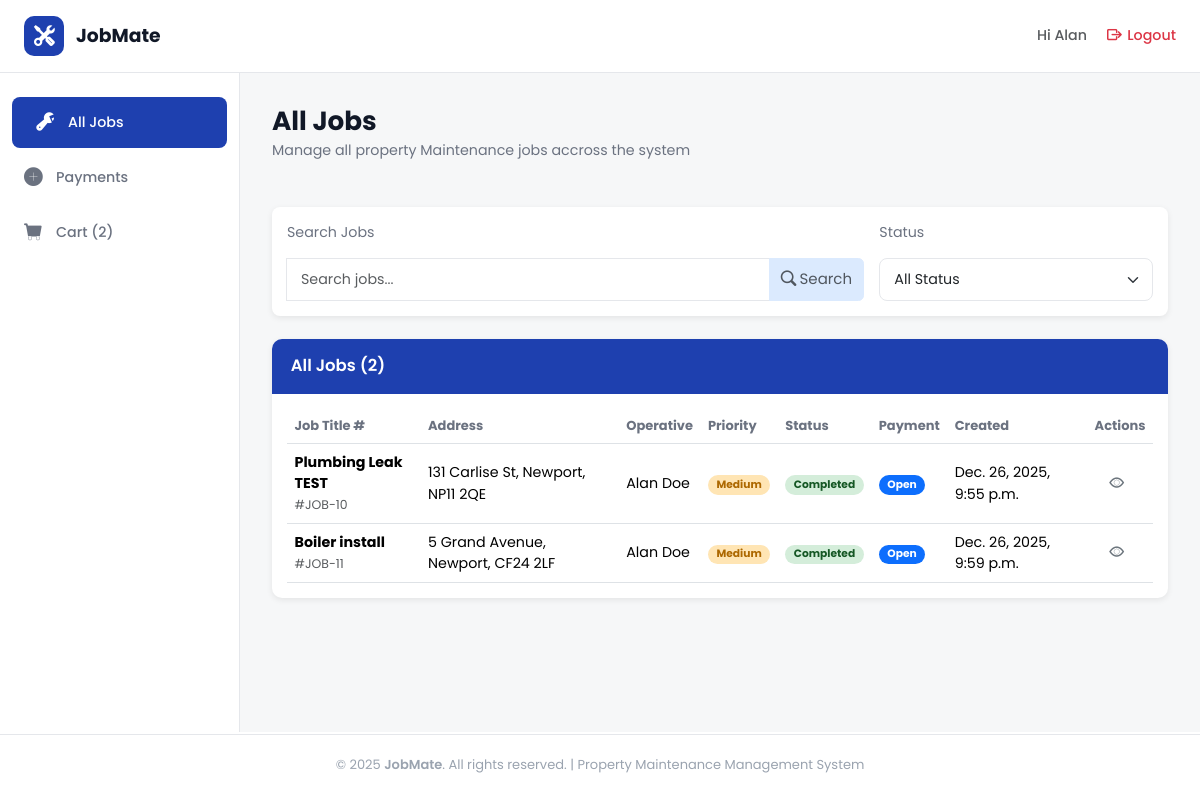
Screenshot of /jobs/all_jobs/ (signed in) with the database file from the repository.
### jobs/models.py (models this page shows, shortened)
class Job(models.Model):
    PRIORITY_CHOICES = [
        ('high', 'High'),
        ('medium', 'Medium'),
        ('low', 'Low'),
    ]
    CATEGORY_CHOICES = [
        ('plumbing', 'Plumbing'),
        ('heating', 'Heating'),
        ('electrical', 'Electrical'),
    ]
    STATUS_CHOICES = [
        ("pending", "Pending"),
        ("in_progress", "In Progress"),
        ("completed", "Completed"),
        ("cancelled", "Cancelled"),
    ]
    job_title = models.CharField(max_length=100)
    property_owner = models.CharField(max_length=100)
    address = models.CharField(max_length=200)
    city = models.CharField(max_length=100)
    post_code = models.CharField(max_length=20)
    tenant_name = models.CharField(
        max_length=100,
        null=True,
        blank=True
    )
    tenant_phone = models.CharField(
        max_length=20,
        null=True,
        blank=True
    )
    tenant_email = models.EmailField(
        max_length=254,
        null=True,
        blank=True
    )
    priority = models.CharField(
        max_length=20,
        choices=PRIORITY_CHOICES,
        default='medium'
    )
    category = models.CharField(
        max_length=20,
        choices=CATEGORY_CHOICES
    )
    status = models.CharField(
        max_length=20,
        choices=STATUS_CHOICES,
        default="pending"
    )
    description = models.TextField()
    created_at = models.DateTimeField(auto_now_add=True)
    updated_at = models.DateTimeField(auto_now=True)
    due_date = models.DateField()
    estimated_hours = models.DecimalField(
        max_digits=4,
        decimal_places=1,
        null=True,
        blank=True
    )
    job_cost = models.DecimalField(
        max_digits=10,
        decimal_places=2,
        null=True,
        blank=True
    )
    assigned_operative = models.ForeignKey(
        User,
        on_delete=models.SET_NULL,
        null=True,
        blank=True,
        related_name="assigned_jobs"
    )

### cart/models.py (models this page shows, shortened)
class Transaction(models.Model):
    STATUS_CHOICES = [
        ("open", "Open"),
        ("paid", "Paid"),
        ("failed", "Failed"),
        ("cancelled", "Cancelled"),
    ]
    transaction_id = models.UUIDField(
        default=uuid.uuid4,
        editable=False,
        unique=True
    )
    user = models.ForeignKey(
        settings.AUTH_USER_MODEL,
        on_delete=models.CASCADE,
        related_name="transactions"
    )
    job = models.ForeignKey(
        Job,
        on_delete=models.SET_NULL,
        null=True,
        blank=True,
        related_name="transactions"
    )
    status = models.CharField(
        max_length=20,
        choices=STATUS_CHOICES,
        default="open"
    )
    base_cost = models.DecimalField(max_digits=10, decimal_places=2, default=0)
    adjustment = models.DecimalField(max_digits=10, decimal_places=2, default=0)
    actual_cost = models.DecimalField(max_digits=10, decimal_places=2, default=0)
    subtotal = models.DecimalField(max_digits=10, decimal_places=2, default=0)
    service_fee = models.DecimalField(max_digits=10, decimal_places=2, default=0)
    vat = models.DecimalField(max_digits=10, decimal_places=2, default=0)
    total = models.DecimalField(max_digits=10, decimal_places=2, default=0)
    created_at = models.DateTimeField(auto_now_add=True)
    paid_at = models.DateTimeField(null=True, blank=True)

### jobs/views.py (the view)
# urls.py: path('all_jobs/', views.all_jobs, name='all_jobs'),
@login_required
def all_jobs(request):
    user = request.user
    search_query = request.GET.get("search_term")
    status_filter = request.GET.get("status_filter")
    if user.profile.role != "Admin":
        job_list = Job.objects.filter(assigned_operative=user)
    else:
        job_list = Job.objects.all()
    if search_query:
        job_list = job_list.filter(
            Q(job_title__icontains=search_query) |
            Q(address__icontains=search_query) |
            Q(city__icontains=search_query) |
            Q(post_code__icontains=search_query))
    if status_filter:
        job_list = job_list.filter(status=status_filter)
    for job in job_list:
        transaction = (
            Transaction.objects
            .filter(job=job)
            .order_by("-created_at")
            .first()
        )
        job.payment_status = transaction.status if transaction else None
    return render(request, 'all_jobs.html', {"job_list": job_list, "status_filter": status_filter, "search_query": search_query})

### cart/context_processors.py (called while the page is built)
def basket_item_count(request):
    if request.user.is_authenticated and request.user.profile.role == "Admin":
        count = Transaction.objects.filter(
            status="open").count()
    elif request.user.is_authenticated and request.user.profile.role != "Admin":
        count = Transaction.objects.filter(
            user=request.user,
            status="open").count()
    else:
        count = 0
    return {
        "basket_count": count
    }

### jobs/templates/all_jobs.html (shortened to what this page needs)
{% extends "dashboard_base.html" %}
{% load static %}
{% block content %}
<div class="heading-section d-flex flex-column justify-content-between flex-md-row">
  <div class="row">
    <h1 class="section-title">All Jobs</h1>
    <p class="section-subtitle">
      Manage all property Maintenance jobs accross the system
    </p>
  </div>
</div>
<div class="filter-container d-flex flex-grow-1 flex-column justify-content-between flex-md-row gap-3 mb-4 ">
  <div class="search-col col-8">
    <p class="section-subtitle">Search Jobs</p>
    <form class="input-group" method="GET">
      <input type="text" name="search_term" class="form-control" placeholder="Search jobs..." />
      <button type="submit" class="btn btn-secondary text-muted">
        <i class="bi bi-search me-1"></i>Search
      </button>
    </form>
  </div>
  <form class="col" method="GET">
    <p class="section-subtitle">Status</p>
    <select class="form-select" name="status_filter" onchange="this.form.submit()">
      <option value="">All Status</option>
    </select>
  </form>
</div>
  <div>
    <div class="table-container">
      <div class="table-header">All Jobs ({{ job_list.count }})</div>
      <div class="table-responsive p-3">
        <table class="table align-middle mb-0">
          <thead class="table-head">
            <tr>
              <th>Job Title #</th>
              <th>Address</th>
              <th>Operative</th>
              <th>Priority</th>
              <th>Status</th>
              <th>Payment</th>
              <th>Created</th>
              <th>Actions</th>
            </tr>
          </thead>
          <tbody>
            {% for job in job_list %}
            <tr class="test">
              <td data-label="Job Title">
                <strong>{{ job.job_title}}</strong><br /><small class="text-muted">#JOB-{{ job.id }}</small>
              </td>
              <td data-label="Address">{{ job.address }}, {{ job.city }}, {{ job.post_code }}</td>
              <td data-label="Operative">{{ job.assigned_operative.first_name }} {{ job.assigned_operative.last_name }}
              </td>
              <td data-label="Priority">
                <span class="badge badge-rounded
                {% if job.priority == 'high' %} badge-high
                {% elif job.priority == 'medium' %}badge-medium
                {% elif job.priority == 'low' %}badge-low
                {% endif %}">
                  {{ job.get_priority_display }}
                </span>
              </td>
              <td data-label="Status">
                <span class="badge badge-rounded
                {% if job.status == 'pending' %}badge-pending
                {% elif job.status == 'in_progress' %}badge-progress
                {% elif job.status == 'completed' %}badge-completed
                {% elif job.status == 'cancelled' %}bg-danger
                {% endif %} ">
                  {{ job.get_status_display }}
                </span>
              </td>
              <td data-label="Payment">
                <span class="badge badge-rounded
                {% if job.payment_status == 'paid' %}bd-success
                {% elif job.payment_status == 'open' %}bg-primary
                {% elif job.payment_status == 'failed' %}bg-danger
                {% elif job.payment_status == 'cancelled' %}bg-info
                {% else %}bg-secondary
                {% endif %}">
                 {{ job.payment_status|capfirst }}
                </span>
              </td>
              <td data-label="Created">{{ job.created_at}}</td>
              <td data-label="Actions">
                <div class="d-flex flex-row justify-content-around">
                  <a href="{% url 'jobs:job_detail' job_id=job.id %}" class="text-secondary me-2"><i
                      class="bi bi-eye"></i></a>
                </div>
              </td>
            </tr>
            {% empty %}
            <tr>
              <td colspan="8" class="text-danger">No jobs found!</td>
            </tr>
            {% endfor %}
          </tbody>
        </table>
      </div>
    </div>
  </div>
  {% endblock %}

### templates/dashboard_base.html (shortened to what this page needs)
{% extends "base.html" %}
{% load static %}
{% block body %}
<header class="top-header">
  <div class="logo-section">
    <a href="{% url 'home:home' %}">
      <div class="logo-icon">
        <i class="bi bi-tools"></i>
      </div>
      <span class="logo-text">JobMate</span>
    </a>
  </div>
  <div class="header-right">
    <div class="user-info">
      <a href="{% url 'users:profile_settings' %}" class="text-decoration-none text-muted"><span>Hi {% if request.user.is_authenticated and request.user.first_name == "" %}
        {{ request.user.username }}
        {% else %}
        {{request.user.first_name}}
        {% endif %}
      </span>
    </a>
    </div>
    <a href="{% url 'account_logout' %}" class="logout-btn text-danger">
      <i class="bi bi-box-arrow-right"></i>
      <span>Logout</span>
    </a>
  </div>
</header>
<div class="dashboard-layout">
  <aside class="sidebar">
    <ul class="sidebar-nav">
      <li>
        <a href="{% url 'jobs:all_jobs' %}"
          class="{% if request.resolver_match.url_name == 'all_jobs' %}active{% endif %}">
          <i class="bi bi-wrench-adjustable"></i>
          <span>All Jobs</span>
        </a>
      </li>
      <li>
        <a href="{% url 'cart:payments' %}"
          class="{% if request.resolver_match.url_name == 'payments' %}active nav-link disabled{% endif %}">
          <i class="bi bi-plus-circle-fill"></i>
          <span>Payments</span>
        </a>
      </li>
      <li>
        <a href="{% url 'cart:basket' %}"
          class="{% if request.resolver_match.url_name == 'basket' %}active nav-link disabled{% endif %}">
          <i class="bi bi-cart-fill"></i>
          <span> Cart{% if basket_count %}
            ({{ basket_count }})
            {% endif %}
          </span>
        </a>
      </li>
    </ul>
  </aside>
  <main class="main-content">
    {% block content %} {% endblock %}
  </main>
</div>
{% endblock %}

### static/css/base.css (style rules this page uses)
html { font-size: 15px; }
:root { --jm-blue-600: #2563eb; --jm-blue-700: #1e40af; --jm-default: #ffffff; --jm-main: #e5e7eb; --jm-secondary: #1e40af; --jm-accent: #dbeafe; --jm-accent-light: #f6f7f8; --jm-links: #2563eb; --jm-other: #fd5454; --ink: #111827; --muted: #6b7280; --muted-2: #9aa3af; --footer-bg: #0f172a; --input: #f3f3f6; --card-radius: 14px; --tile-radius: 18px; --shadow-soft: 0 8px 16px rgba(15, 23, 42, 0.06); --shadow-tile: 0 14px 30px rgba(37, 99, 235, 0.25); --shadow-cta: 0 10px 22px rgba(29, 78, 216, 0.25); --purple: #7e22ce; --input-border: #D1D5DB; --topbar-h: 66px; --footer-h: 20px; --sidebar-width: 240px; }
* { box-sizing: border-box; }
body { font-family: "Poppins", system-ui, -apple-system, Segoe UI, Roboto, Helvetica, Arial, sans-serif; font-size: 0.95rem; color: var(--ink); background: var(--page-bg); margin: 0 auto; }
.btn-secondary { background-color: var(--jm-accent) !important; border-color: var(--jm-accent) !important; font-size: 1rem; transition: all 0.25s ease; color: var(--ink); }
.bi::before { font-weight: bold !important; }
.section-title { font-weight: 700; font-size: 1.75rem; color: var(--ink); margin-bottom: 0.25rem; }
.section-subtitle { color: var(--muted); }

### static/css/accounts.css (style rules this page uses)
.form-control, .form-select { border-radius: 8px; border: 1px solid #e5e7eb; padding: 10px 14px; font-size: 0.95rem; transition: border-color .2s, box-shadow .2s; }

### static/css/dashboard_base.css (style rules this page uses)
.dashboard-layout { display: flex; max-width: 1800px; margin: 0 auto; width: 100%; }
.main-content { flex: 1; padding: 32px; background-color: var(--jm-accent-light); overflow-y: auto; height: calc(100vh - 55px - var(--topbar-h) - var(--footer-h)); }
.top-header { background: var(--jm-default); border-bottom: 1px solid var(--jm-main); margin: 0 auto; padding: 16px 24px; display: flex; justify-content: space-between; align-items: center; position: sticky; max-width: 1800px; width: 100%; top: 0; z-index: 1000; }
.logo-section { display: flex; align-items: center; gap: 12px; }
.logo-section a { display: flex; align-items: center; gap: 12px; text-decoration: none; }
.logo-icon { width: 40px; height: 40px; background: var(--jm-blue-700); border-radius: 10px; display: flex; align-items: center; justify-content: center; color: var(--jm-default); font-size: 20px; }
.logo-text { font-size: 1.25rem; font-weight: 700; color: var(--ink); }
.header-right { display: flex; align-items: center; gap: 20px; }
.user-info { display: flex; align-items: center; gap: 8px; color: var(--muted); font-weight: 500; }
.logout-btn { color: var(--muted); text-decoration: none; display: flex; align-items: center; gap: 6px; font-weight: 500; transition: color 0.3s; }
.sidebar { width: var(--sidebar-width); background: var(--jm-default); border-right: 1px solid var(--jm-main); padding: 24px 0; position: sticky; top: 73px; overflow-y: auto; }
.sidebar-nav { list-style: none; padding: 0; margin: 0; }
.sidebar-nav li { margin-bottom: 4px; }
.sidebar-nav a { display: flex; align-items: center; gap: 12px; padding: 12px 24px; color: var(--muted); text-decoration: none; font-weight: 500; transition: all 0.3s; }
.sidebar-nav a.active { background: var(--jm-blue-700); color: white; border-radius: 8px; margin: 0 12px; }
.sidebar-nav a i { font-size: 18px; width: 20px; }

### static/css/tables.css (style rules this page uses)
.heading-section { margin-bottom: 1rem; }
.filter-container { background-color: var(--jm-default); margin-top: 2rem; padding: 1rem; border-radius: 8px; box-shadow:0 2px 6px rgba(0,0,0,0.08); }
.table-container { border-radius: 10px; overflow: hidden; box-shadow: 0 2px 6px rgba(0, 0, 0, 0.08); background: white; }
.table-header { background-color: var(--jm-blue-700); color: var(--jm-default); padding: 1rem 1.25rem; font-weight: 600; font-size: 1.1rem; width: 100%; }
.table-head th { color: var(--muted); font-size: small; }
.badge-rounded { border-radius: 1rem; padding: 0.4em 0.8em; }
.badge-medium { background-color: #ffe5b4; color: #ad6800; }
.badge-completed { background-color: #d4edda; color: #155724; }

### rows the page displays
Job: job_title "Plumbing Leak TEST", id "10", address "131 Carlise St", city "Newport", post_code "NP11 2QE", assigned_operative.first_name "Alan", assigned_operative.last_name "Doe", priority "Medium", status "Completed", payment_status "Open", created_at "Dec. 26, 2025, 9:55 p.m."
Job: job_title "Boiler install", id "11", address "5 Grand Avenue", city "Newport", post_code "CF24 2LF", assigned_operative.first_name "Alan", assigned_operative.last_name "Doe", priority "Medium", status "Completed", payment_status "Open", created_at "Dec. 26, 2025, 9:59 p.m."

### other values shown
{{ request.user.first_name }} "Alan"
{{ basket_count }} "2"
{{ job_list.count }} "2"
